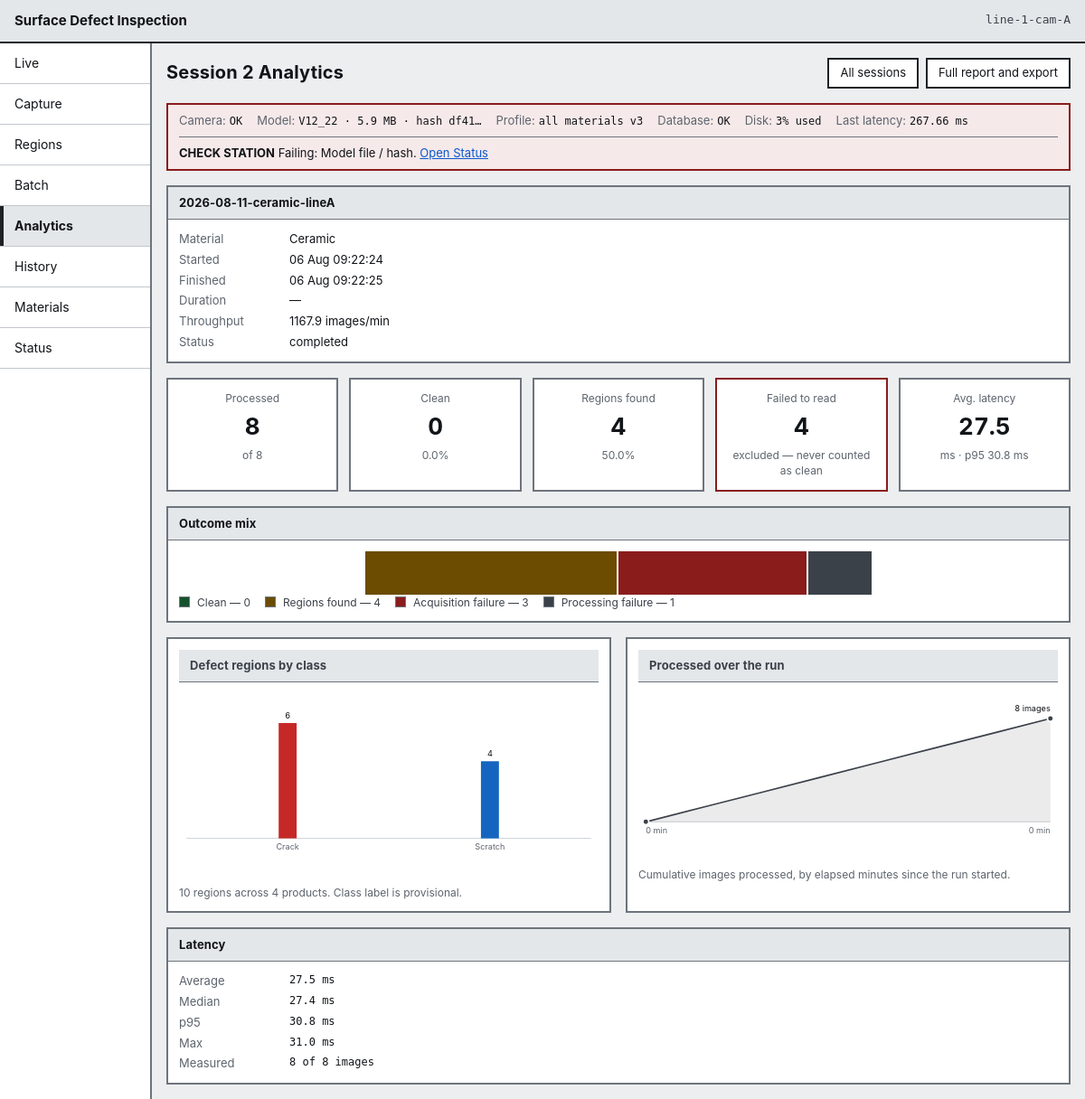
The app's page /analytics/2 with its own data.
### tables this page shows
CREATE TABLE station (
    station_id    INTEGER PRIMARY KEY AUTOINCREMENT,
    station_code  TEXT NOT NULL UNIQUE,
    line_code     TEXT NOT NULL,
    mm_per_pixel  REAL,               -- NULL until the station is calibrated
    camera_status TEXT NOT NULL DEFAULT 'ok',
    created_at    TEXT NOT NULL
);

CREATE TABLE batch_run (
    batch_run_id        INTEGER PRIMARY KEY AUTOINCREMENT,
    source_folder       TEXT NOT NULL,
    material_id         INTEGER REFERENCES material (material_id),
    started_at          TEXT NOT NULL,
    finished_at         TEXT,
    image_count         INTEGER NOT NULL DEFAULT 0,
    clean_count         INTEGER NOT NULL DEFAULT 0,
    regions_found_count INTEGER NOT NULL DEFAULT 0,
    failure_count       INTEGER NOT NULL DEFAULT 0,
    status              TEXT NOT NULL DEFAULT 'running'
                        CHECK (status IN ('running', 'completed', 'failed', 'dry_run'))
);

CREATE TABLE model_version (
    model_version_id INTEGER PRIMARY KEY AUTOINCREMENT,
    file_name        TEXT NOT NULL,
    version          TEXT NOT NULL,
    artefact_sha256  TEXT NOT NULL UNIQUE,
    parameter_count  INTEGER,
    size_mb          REAL,
    precision        TEXT,
    latency_ms       REAL,
    created_at       TEXT NOT NULL,
    is_active        INTEGER NOT NULL DEFAULT 0 CHECK (is_active IN (0, 1))
);

CREATE TABLE inspection (
    inspection_id      INTEGER PRIMARY KEY AUTOINCREMENT,
    station_id         INTEGER NOT NULL REFERENCES station (station_id),
    profile_id         INTEGER NOT NULL REFERENCES profile (profile_id),
    model_version_id   INTEGER NOT NULL REFERENCES model_version (model_version_id),
    material_id        INTEGER REFERENCES material (material_id),
    batch_run_id       INTEGER REFERENCES batch_run (batch_run_id),
    image_sha256       TEXT,
    product_id         TEXT,
    captured_at        TEXT NOT NULL,
    processed_at       TEXT NOT NULL,
    status             TEXT NOT NULL CHECK (status IN (
                           'regions_found', 'clean',
                           'acquisition_failure', 'processing_failure')),
    region_count       INTEGER NOT NULL DEFAULT 0,
    latency_ms         REAL,
    source_image_path  TEXT,
    overlay_image_path TEXT,
    error_code         TEXT,
    error_message      TEXT
);

CREATE TABLE material (
    material_id    INTEGER PRIMARY KEY AUTOINCREMENT,
    material_code  TEXT NOT NULL UNIQUE,
    material_name  TEXT NOT NULL,
    support_status TEXT NOT NULL CHECK (support_status IN (
                       'supported', 'one_product_only', 'thin_coverage',
                       'typing_unsupported', 'not_supported', 'under_evaluation')),
    notes          TEXT
);

### app/routes/pages.py (the view)
@router.get("/analytics/{batch_run_id}", response_class=HTMLResponse)
def analytics_session(
    request: Request,
    batch_run_id: int,
    conn: sqlite3.Connection = Depends(get_db),
    settings: Settings = Depends(settings_dep),
) -> HTMLResponse:
    context = _base_context(request, conn, settings, "analytics")
    dash = analytics_service.session_dashboard(conn, batch_run_id)
    if dash is None:
        raise HTTPException(status_code=404, detail=f"No session (batch run) {batch_run_id}")
    context.update({"dash": dash})
    return _templates(request).TemplateResponse(request, "analytics_session.html", context)

### app/templates/analytics_session.html
{% extends "base.html" %}
{% block heading %}Session {{ dash.run.batch_run_id }} Analytics{% endblock %}
{% block header_extra %}
<a class="button button--small" href="/analytics">All sessions</a>
<a class="button button--small" href="/batch?batch_run_id={{ dash.run.batch_run_id }}">Full report and export</a>
{% endblock %}
{% block content %}
<section class="panel" aria-labelledby="session-heading">
  <h2 class="panel__title" id="session-heading">{{ dash.run.source_folder|split_last }}</h2>
  <dl class="datalist">
    <dt>Material</dt><dd>{{ dash.run.material_name or dash.run.material_code or "&mdash;"|safe }}</dd>
    <dt>Started</dt><dd>{{ dash.run.started_at|short_time }}</dd>
    <dt>Finished</dt><dd>{{ dash.run.finished_at|short_time if dash.run.finished_at else "in progress" }}</dd>
    <dt>Duration</dt><dd>{% if dash.duration_min %}{{ dash.duration_min }} min{% else %}&mdash;{% endif %}</dd>
    <dt>Throughput</dt><dd>{% if dash.throughput %}{{ dash.throughput }} images/min{% else %}&mdash;{% endif %}</dd>
    <dt>Status</dt><dd>{{ dash.run.status }}</dd>
  </dl>
</section>
<section class="cards" aria-label="Session summary" id="summary-cards">
  <div class="card">
    <p class="card__label">Processed</p>
    <p class="card__value">{{ dash.totals.processed|number }}</p>
    <p class="card__sub">of {{ dash.run.image_count|number }}</p>
  </div>
  <div class="card">
    <p class="card__label">Clean</p>
    <p class="card__value">{{ dash.totals.clean|number }}</p>
    <p class="card__sub">{{ dash.totals.clean_pct }}%</p>
  </div>
  <div class="card">
    <p class="card__label">Regions found</p>
    <p class="card__value">{{ dash.totals.regions_found|number }}</p>
    <p class="card__sub">{{ dash.totals.regions_pct }}%</p>
  </div>
  <div class="card{% if dash.totals.failed %} card--failure{% endif %}">
    <p class="card__label">Failed to read</p>
    <p class="card__value">{{ dash.totals.failed|number }}</p>
    <p class="card__sub">excluded &mdash; never counted as clean</p>
  </div>
  <div class="card">
    <p class="card__label">Avg. latency</p>
    <p class="card__value">{% if dash.latency.avg is not none %}{{ dash.latency.avg }}{% else %}&mdash;{% endif %}</p>
    <p class="card__sub">ms &middot; p95 {{ dash.latency.p95 if dash.latency.p95 is not none else "—" }} ms</p>
  </div>
</section>
<section class="panel" aria-labelledby="mix-heading">
  <h2 class="panel__title" id="mix-heading">Outcome mix</h2>
  {{ dash.charts.status_mix|safe }}
  <ul class="legend">
    {% for item in dash.status_legend %}
    <li class="legend__item"><span class="legend__swatch" style="background:{{ item.color }}" aria-hidden="true"></span>{{ item.label }} &mdash; {{ item.value|number }}</li>
    {% endfor %}
  </ul>
</section>
<div class="dashboard-grid">
  <section class="panel chart-card" aria-labelledby="class-heading">
    <h2 class="panel__title chart-card__title" id="class-heading">Defect regions by class</h2>
    {{ dash.charts.class_breakdown|safe }}
    <p class="note note--quiet">{{ dash.totals.regions_total|number }} regions across {{ dash.totals.regions_found|number }} products. Class label is provisional.</p>
  </section>
  <section class="panel chart-card" aria-labelledby="timeline-heading">
    <h2 class="panel__title chart-card__title" id="timeline-heading">Processed over the run</h2>
    {{ dash.charts.timeline|safe }}
    <p class="note note--quiet">Cumulative images processed, by elapsed minutes since the run started.</p>
  </section>
</div>
<section class="panel" aria-labelledby="latency-heading">
  <h2 class="panel__title" id="latency-heading">Latency</h2>
  {% if dash.latency.count %}
  <dl class="datalist datalist--mono">
    <dt>Average</dt><dd>{{ dash.latency.avg }} ms</dd>
    <dt>Median</dt><dd>{{ dash.latency.median }} ms</dd>
    <dt>p95</dt><dd>{{ dash.latency.p95 }} ms</dd>
    <dt>Max</dt><dd>{{ dash.latency.max }} ms</dd>
    <dt>Measured</dt><dd>{{ dash.latency.count|number }} of {{ dash.totals.processed|number }} images</dd>
  </dl>
  {% else %}
  <p class="empty">No latency recorded for this session.</p>
  {% endif %}
</section>
{% endblock %}

### app/templates/base.html (shortened to what this page needs)
<!DOCTYPE html>
<html lang="en">
<head>
  <link rel="stylesheet" href="/static/css/base.css">
  <link rel="stylesheet" href="/static/css/layout.css">
  <link rel="stylesheet" href="/static/css/components.css">
  <link rel="stylesheet" href="/static/css/responsive.css">
</head>
<body data-screen="{{ active }}">
  <header class="app-bar">
    <span class="app-bar__title">{{ app_title }}</span>
    <span class="app-bar__station" title="Station">{{ station }}</span>
  </header>
  <div class="shell">
    {% include "partials/navigation.html" %}
    <main id="main" class="main" tabindex="-1">
      <div class="page-header">
        <h1 class="page-header__title">{% block heading %}{% endblock %}</h1>
        <div class="page-header__extra">{% block header_extra %}{% endblock %}</div>
      </div>
      {% if health is defined %}{% include "partials/health_strip.html" %}{% endif %}
      {% block content %}{% endblock %}
    </main>
  </div>
</body>
</html>

### app/templates/partials/health_strip.html (shortened to what this page needs)
<section class="strip strip--{{ health.overall }}" aria-label="Station health">
  <ul class="strip__items">
    <li class="strip__item">
      <span class="strip__key">Camera</span>
      <span class="strip__value">{{ health.camera.state_label }}</span>
    </li>
    <li class="strip__item">
      <span class="strip__key">Model</span>
      <span class="strip__value">{{ health.model_version }}{% if health.model_size_mb %} &middot; {{ health.model_size_mb }} MB{% endif %} &middot; hash {{ health.model_sha_short }}</span>
    </li>
    <li class="strip__item">
      <span class="strip__key">Profile</span>
      <span class="strip__value">{{ health.profile_label }}{% if health.profile_version %} v{{ health.profile_version }}{% endif %}</span>
    </li>
    <li class="strip__item">
      <span class="strip__key">Database</span>
      <span class="strip__value">{{ health.database.state_label }}</span>
    </li>
    <li class="strip__item">
      <span class="strip__key">Disk</span>
      <span class="strip__value">{{ health.disk_value or health.disk.state_label }}</span>
    </li>
    <li class="strip__item">
      <span class="strip__key">Last latency</span>
      <span class="strip__value">{% if health.latency_ms %}{{ health.latency_ms }} ms{% else %}&mdash;{% endif %}</span>
    </li>
  </ul>
  {% if health.overall != "ok" %}
  <p class="strip__alert">
    <strong>{{ health.overall_label }}</strong>
    {% if health.failing %}Failing: {{ health.failing|join(", ") }}.{% endif %}
    <a href="/status">Open Status</a>
  </p>
  {% endif %}
</section>

### app/static/css/base.css (style rules this page uses)
:root { --ink: #111418; --ink-2: #3b4149; --ink-3: #5d646d; --paper: #ffffff; --bg: #eceef0; --panel-head: #e4e7ea; --line: #6d747c; --line-soft: #c2c7cd; --line-hard: #1d2126; --crack: #c62828; --scratch: #1565c0; --alert: #8a1c1c; --alert-bg: #f6e9e9; --warn: #6b4c00; --warn-bg: #f7f0dc; --ok: #14532d; --ok-bg: #e9f1ea; --focus: #0b57d0; --sp-1: 4px; --sp-2: 8px; --sp-3: 12px; --sp-4: 16px; --sp-5: 24px; --sp-6: 32px; --touch: 44px; --font: -apple-system, BlinkMacSystemFont, "Segoe UI", Roboto, "Helvetica Neue", Arial, sans-serif; --mono: ui-monospace, "DejaVu Sans Mono", "SFMono-Regular", Menlo, Consolas, monospace; }
*, *::before, *::after { box-sizing: border-box; }
html { -webkit-text-size-adjust: 100%; }
body { margin: 0; background: var(--bg); color: var(--ink); font-family: var(--font); font-size: 15px; line-height: 1.45; }
h1, h2, h3 { margin: 0; font-weight: 700; letter-spacing: 0.01em; }
h1 { font-size: 20px; }
h2 { font-size: 15px; }
p { margin: 0 0 var(--sp-3); }
p:last-child { margin-bottom: 0; }
a { color: var(--focus); }

### app/static/css/layout.css (style rules this page uses)
.app-bar { display: flex; justify-content: space-between; align-items: center; gap: var(--sp-3); background: var(--panel-head); border-bottom: 2px solid var(--line-hard); padding: var(--sp-3) var(--sp-4); }
.app-bar__title { font-weight: 700; font-size: 15px; }
.app-bar__station { font-family: var(--mono); font-size: 13px; color: var(--ink-2); }
.shell { display: grid; grid-template-columns: 168px minmax(0, 1fr); align-items: start; min-height: calc(100vh - 49px); }
.main { padding: var(--sp-4); min-width: 0; display: flex; flex-direction: column; gap: var(--sp-4); }
.page-header { display: flex; flex-wrap: wrap; gap: var(--sp-3); justify-content: space-between; align-items: center; }
.page-header__extra { display: flex; gap: var(--sp-2); align-items: center; flex-wrap: wrap; }
.cards { display: grid; grid-template-columns: repeat(auto-fit, minmax(150px, 1fr)); gap: var(--sp-3); }

### records on screen
station: station_code "line-1-cam-A"
batch_run: run.batch_run_id "2", run.source_folder|split_last "2026-08-11-ceramic-lineA", run.started_at|short_time "06 Aug 09:22:24", run.finished_at|short_time "06 Aug 09:22:25", run.status "completed", run.image_count|number "8"
model_version: model_version "V12_22", model_size_mb "5.9"
inspection: latency_ms "267.66"
material: run "Ceramic"

### other values on screen
{{ app_title }} "Surface Defect Inspection"
{{ item.label }} "Live" "Capture" "Regions" "Batch" "Analytics" "History" "Materials" "Status"
{{ health.camera.state_label }} "OK"
{{ health.model_sha_short }} "df41…"
{{ health.profile_label }} "all materials"
{{ health.profile_version }} "3"
{{ health.database.state_label }} "OK"
{{ health.disk_value or health.disk.state_label }} "3% used"
{{ health.overall_label }} "CHECK STATION"
{{ health.failing|join(", ") }} "Model file / hash"
{{ dash.throughput }} "1167.9"
{{ dash.totals.processed|number }} "8"
{{ dash.totals.clean|number }} "0"
{{ dash.totals.clean_pct }} "0.0"
{{ dash.totals.regions_found|number }} "4"
